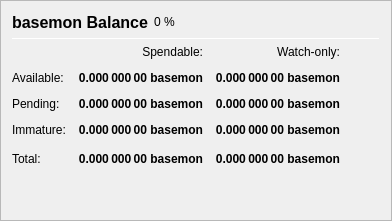
                   <widget class="QFrame" name="frame_Balances">
                    <property name="frameShape">
                     <enum>QFrame::StyledPanel</enum>
                    </property>
                    <property name="frameShadow">
                     <enum>QFrame::Raised</enum>
                    </property>
                    <layout class="QVBoxLayout" name="verticalLayout_4">
                     <item>
                      <layout class="QHBoxLayout" name="horizontalLayout_4">
                       <item>
                        <widget class="QLabel" name="label_5">
                         <property name="minimumSize">
                          <size>
                           <width>0</width>
                           <height>20</height>
                          </size>
                         </property>
                         <property name="font">
                          <font>
                           <pointsize>12</pointsize>
                           <weight>75</weight>
                           <bold>true</bold>
                          </font>
                         </property>
                         <property name="text">
                          <string>basemon Balance</string>
                         </property>
                        </widget>
                       </item>
                       <item>
                        <widget class="QLabel" name="labelECAPercent">
                         <property name="text">
                          <string notr="true">0 %</string>
                         </property>
                        </widget>
                       </item>
                       <item>
                        <spacer name="horizontalSpacer_3">
                         <property name="orientation">
                          <enum>Qt::Horizontal</enum>
                         </property>
                         <property name="sizeHint" stdset="0">
                          <size>
                           <width>40</width>
                           <height>20</height>
                          </size>
                         </property>
                        </spacer>
                       </item>
                      </layout>
                     </item>
                     <item>
                      <widget class="Line" name="line_Balance">
                       <property name="minimumSize">
                        <size>
                         <width>0</width>
                         <height>1</height>
                        </size>
                       </property>
                       <property name="maximumSize">
                        <size>
                         <width>16777215</width>
                         <height>1</height>
                        </size>
                       </property>
                       <property name="orientation">
                        <enum>Qt::Horizontal</enum>
                       </property>
                      </widget>
                     </item>
                     <item>
                      <layout class="QGridLayout" name="gridLayout">
                       <property name="spacing">
                        <number>12</number>
                       </property>
                       <item row="0" column="1">
                        <widget class="QLabel" name="labelSpendable">
                         <property name="text">
                          <string>Spendable:</string>
                         </property>
                         <property name="alignment">
                          <set>Qt::AlignRight|Qt::AlignTrailing|Qt::AlignVCenter</set>
                         </property>
                        </widget>
                       </item>
                       <item row="0" column="2">
                        <widget class="QLabel" name="labelWatchonly">
                         <property name="text">
                          <string>Watch-only:</string>
                         </property>
                         <property name="alignment">
                          <set>Qt::AlignRight|Qt::AlignTrailing|Qt::AlignVCenter</set>
                         </property>
                        </widget>
                       </item>
                       <item row="1" column="0">
                        <widget class="QLabel" name="labelBalanceText">
                         <property name="text">
                          <string>Available:</string>
                         </property>
                        </widget>
                       </item>
                       <item row="1" column="1">
                        <widget class="QLabel" name="labelBalance">
                         <property name="font">
                          <font>
                           <weight>75</weight>
                           <bold>true</bold>
                          </font>
                         </property>
                         <property name="cursor">
                          <cursorShape>IBeamCursor</cursorShape>
                         </property>
                         <property name="toolTip">
                          <string>Your current spendable balance</string>
                         </property>
                         <property name="text">
                          <string notr="true">0.000 000 00 basemon</string>
                         </property>
                         <property name="alignment">
                          <set>Qt::AlignRight|Qt::AlignTrailing|Qt::AlignVCenter</set>
                         </property>
                         <property name="textInteractionFlags">
                          <set>Qt::LinksAccessibleByMouse|Qt::TextSelectableByKeyboard|Qt::TextSelectableByMouse</set>
                         </property>
                        </widget>
                       </item>
                       <item row="1" column="2">
                        <widget class="QLabel" name="labelWatchAvailable">
                         <property name="font">
                          <font>
                           <weight>75</weight>
                           <bold>true</bold>
                          </font>
                         </property>
                         <property name="cursor">
                          <cursorShape>IBeamCursor</cursorShape>
                         </property>
                         <property name="toolTip">
                          <string>Your current balance in watch-only addresses</string>
                         </property>
                         <property name="text">
                          <string notr="true">0.000 000 00 basemon</string>
                         </property>
                         <property name="alignment">
                          <set>Qt::AlignRight|Qt::AlignTrailing|Qt::AlignVCenter</set>
                         </property>
                         <property name="textInteractionFlags">
                          <set>Qt::LinksAccessibleByMouse|Qt::TextSelectableByKeyboard|Qt::TextSelectableByMouse</set>
                         </property>
                        </widget>
                       </item>
                       <item row="2" column="0">
                        <widget class="QLabel" name="labelPendingText">
                         <property name="text">
                          <string>Pending:</string>
                         </property>
                        </widget>
                       </item>
                       <item row="2" column="1">
                        <widget class="QLabel" name="labelUnconfirmed">
                         <property name="font">
                          <font>
                           <weight>75</weight>
                           <bold>true</bold>
                          </font>
                         </property>
                         <property name="cursor">
                          <cursorShape>IBeamCursor</cursorShape>
                         </property>
                         <property name="toolTip">
                          <string>Total of transactions that have yet to be confirmed, and do not yet count toward the spendable balance</string>
                         </property>
                         <property name="text">
                          <string notr="true">0.000 000 00 basemon</string>
                         </property>
                         <property name="alignment">
                          <set>Qt::AlignRight|Qt::AlignTrailing|Qt::AlignVCenter</set>
                         </property>
                         <property name="textInteractionFlags">
                          <set>Qt::LinksAccessibleByMouse|Qt::TextSelectableByKeyboard|Qt::TextSelectableByMouse</set>
                         </property>
                        </widget>
                       </item>
                       <item row="2" column="2">
                        <widget class="QLabel" name="labelWatchPending">
                         <property name="font">
                          <font>
                           <weight>75</weight>
                           <bold>true</bold>
                          </font>
                         </property>
                         <property name="cursor">
                          <cursorShape>IBeamCursor</cursorShape>
                         </property>
                         <property name="toolTip">
                          <string>Unconfirmed transactions to watch-only addresses</string>
                         </property>
                         <property name="text">
                          <string notr="true">0.000 000 00 basemon</string>
                         </property>
                         <property name="alignment">
                          <set>Qt::AlignRight|Qt::AlignTrailing|Qt::AlignVCenter</set>
                         </property>
                         <property name="textInteractionFlags">
                          <set>Qt::LinksAccessibleByMouse|Qt::TextSelectableByKeyboard|Qt::TextSelectableByMouse</set>
                         </property>
                        </widget>
                       </item>
                       <item row="3" column="0">
                        <widget class="QLabel" name="labelImmatureText">
                         <property name="text">
                          <string>Immature:</string>
                         </property>
                        </widget>
                       </item>
                       <item row="3" column="1">
                        <widget class="QLabel" name="labelImmature">
                         <property name="font">
                          <font>
                           <weight>75</weight>
                           <bold>true</bold>
                          </font>
                         </property>
                         <property name="cursor">
                          <cursorShape>IBeamCursor</cursorShape>
                         </property>
                         <property name="toolTip">
                          <string>Staked rewards that has not yet matured</string>
                         </property>
                         <property name="text">
                          <string notr="true">0.000 000 00 basemon</string>
                         </property>
                         <property name="alignment">
                          <set>Qt::AlignRight|Qt::AlignTrailing|Qt::AlignVCenter</set>
                         </property>
                         <property name="textInteractionFlags">
                          <set>Qt::LinksAccessibleByMouse|Qt::TextSelectableByKeyboard|Qt::TextSelectableByMouse</set>
                         </property>
                        </widget>
                       </item>
                       <item row="3" column="2">
                        <widget class="QLabel" name="labelWatchImmature">
                         <property name="font">
                          <font>
                           <weight>75</weight>
                           <bold>true</bold>
                          </font>
                         </property>
                         <property name="cursor">
                          <cursorShape>IBeamCursor</cursorShape>
                         </property>
                         <property name="toolTip">
                          <string>Staked or masternode rewards in watch-only addresses that has not yet matured</string>
                         </property>
                         <property name="text">
                          <string notr="true">0.000 000 00 basemon</string>
                         </property>
                         <property name="alignment">
                          <set>Qt::AlignRight|Qt::AlignTrailing|Qt::AlignVCenter</set>
                         </property>
                         <property name="textInteractionFlags">
                          <set>Qt::LinksAccessibleByMouse|Qt::TextSelectableByKeyboard|Qt::TextSelectableByMouse</set>
                         </property>
                        </widget>
                       </item>
                       <!--
                       <item row="4" column="0">
                        <widget class="QLabel" name="labelLockedBalanceText">
                         <property name="toolTip">
                          <string>Locked basemon or Masternode collaterals. These are excluded from zECA minting.</string>
                         </property>
                         <property name="text">
                          <string>Locked:</string>
                         </property>
                        </widget>
                       </item>
                       <item row="4" column="1">
                        <widget class="QLabel" name="labelLockedBalance">
                         <property name="font">
                          <font>
                           <weight>75</weight>
                           <bold>true</bold>
                          </font>
                         </property>
                         <property name="cursor">
                          <cursorShape>IBeamCursor</cursorShape>
                         </property>
                         <property name="toolTip">
                          <string>Locked basemon or Masternode collaterals. These are excluded from zECA minting.</string>
                         </property>
                         <property name="text">
                          <string notr="true">0.000 000 00 basemon</string>
                         </property>
                         <property name="alignment">
                          <set>Qt::AlignRight|Qt::AlignTrailing|Qt::AlignVCenter</set>
                         </property>
                         <property name="textInteractionFlags">
                          <set>Qt::LinksAccessibleByMouse|Qt::TextSelectableByKeyboard|Qt::TextSelectableByMouse</set>
                         </property>
                        </widget>
                       </item>
                       <item row="4" column="2">
                        <widget class="QLabel" name="labelWatchLocked">
                         <property name="font">
                          <font>
                           <weight>75</weight>
                           <bold>true</bold>
                          </font>
                         </property>
                         <property name="cursor">
                          <cursorShape>IBeamCursor</cursorShape>
                         </property>
                         <property name="toolTip">
                          <string>Current locked balance in watch-only addresses</string>
                         </property>
                         <property name="text">
                          <string notr="true">0.000 000 00 basemon</string>
                         </property>
                         <property name="alignment">
                          <set>Qt::AlignRight|Qt::AlignTrailing|Qt::AlignVCenter</set>
                         </property>
                         <property name="textInteractionFlags">
                          <set>Qt::LinksAccessibleByMouse|Qt::TextSelectableByKeyboard|Qt::TextSelectableByMouse</set>
                         </property>
                        </widget>
                       </item>
                       -->
                       <item row="5" column="0">
                        <widget class="QLabel" name="labelTotalText">
                         <property name="toolTip">
                          <string>Your current basemon balance, unconfirmed and immature transactions included</string>
                         </property>
                         <property name="text">
                          <string>Total:</string>
                         </property>
                        </widget>
                       </item>
                       <item row="5" column="1">
                        <widget class="QLabel" name="labelTotal">
                         <property name="font">
                          <font>
                           <weight>75</weight>
                           <bold>true</bold>
                          </font>
                         </property>
                         <property name="cursor">
                          <cursorShape>IBeamCursor</cursorShape>
                         </property>
                         <property name="toolTip">
                          <string>Your current basemon balance, unconfirmed and immature transactions included</string>
                         </property>
                         <property name="text">
                          <string notr="true">0.000 000 00 basemon</string>
                         </property>
                         <property name="alignment">
                          <set>Qt::AlignRight|Qt::AlignTrailing|Qt::AlignVCenter</set>
                         </property>
                         <property name="textInteractionFlags">
                          <set>Qt::LinksAccessibleByMouse|Qt::TextSelectableByKeyboard|Qt::TextSelectableByMouse</set>
                         </property>
                        </widget>
                       </item>
                       <item row="5" column="2">
                        <widget class="QLabel" name="labelWatchTotal">
                         <property name="font">
                          <font>
                           <weight>75</weight>
                           <bold>true</bold>
                          </font>
                         </property>
                         <property name="cursor">
                          <cursorShape>IBeamCursor</cursorShape>
                         </property>
                         <property name="toolTip">
                          <string>Current total balance in watch-only addresses</string>
                         </property>
                         <property name="text">
                          <string notr="true">0.000 000 00 basemon</string>
                         </property>
                         <property name="alignment">
                          <set>Qt::AlignRight|Qt::AlignTrailing|Qt::AlignVCenter</set>
                         </property>
                         <property name="textInteractionFlags">
                          <set>Qt::LinksAccessibleByMouse|Qt::TextSelectableByKeyboard|Qt::TextSelectableByMouse</set>
                         </property>
                        </widget>
                       </item>
                       <item row="5" column="3">
                        <spacer name="horizontalSpacer_9">
                         <property name="orientation">
                          <enum>Qt::Horizontal</enum>
                         </property>
                         <property name="sizeHint" stdset="0">
                          <size>
                           <width>40</width>
                           <height>20</height>
                          </size>
                         </property>
                        </spacer>
                       </item>
                      </layout>
                     </item>
                     <item>
                      <spacer name="verticalSpacer_3">
                       <property name="orientation">
                        <enum>Qt::Vertical</enum>
                       </property>
                       <property name="sizeHint" stdset="0">
                        <size>
                         <width>20</width>
                         <height>40</height>
                        </size>
                       </property>
                      </spacer>
                     </item>
                    </layout>
                   </widget>
